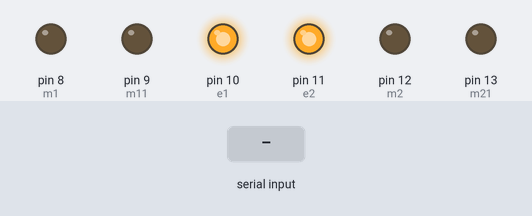
A sketch run on a simulated Arduino Uno, built with avr-gcc and run on an emulated ATmega328P. Parts: output pins drawn as LEDs (lit = HIGH). Inputs (shaded band) come from the test bench. What the sketch prints to the serial monitor is not drawn.

Above: at 1.2 s.
1.3 s: "l" received over Serial
At 2.1 s:
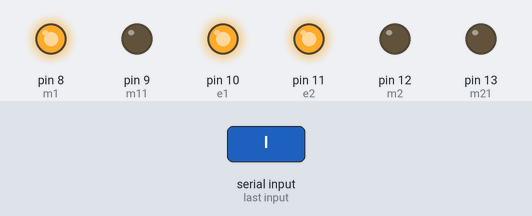
2.8 s: "r" received over Serial
At 3.3 s:
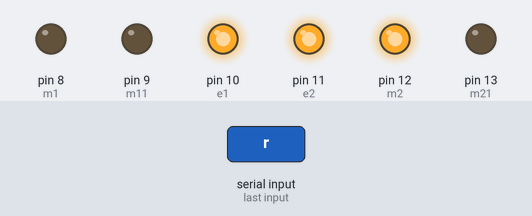
4.3 s: "u" received over Serial
At 5.5 s:
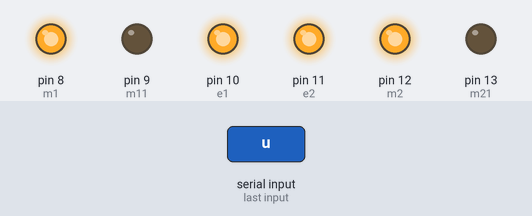
5.8 s: "d" received over Serial
At 6.7 s:
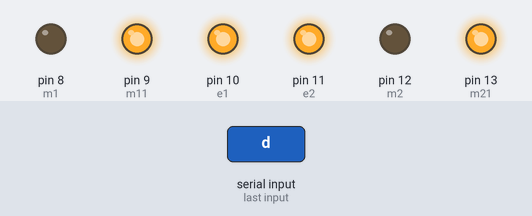
7.3 s: "s" received over Serial
At 7.9 s:
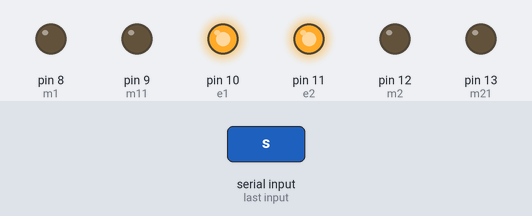
Timing chart, 0 to 9.8 s (numbered marks = the images above; inputs shaded):
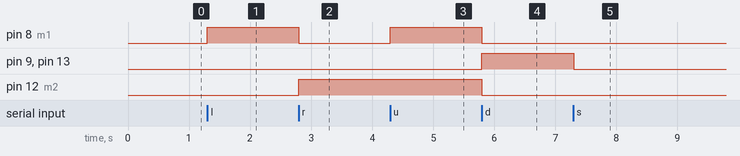

Measured:
- after the input at 1.3 s, pin 8 (m1): LOW → HIGH at once
- after the input at 2.8 s, pin 8 (m1): HIGH → LOW at once; pin 12 (m2): LOW → HIGH at once
- after the input at 4.3 s, pin 8 (m1): LOW → HIGH at once
- after the input at 5.8 s, pin 8 (m1), pin 12 (m2): HIGH → LOW at once; pin 9 (m11), pin 13 (m21): LOW → HIGH at once
- after the input at 7.3 s, pin 9 (m11), pin 13 (m21): HIGH → LOW at once

The sketch:

onebyone.ino
```cpp
int e1=10,e2=11,m1=8,m11=9,m2=12,m21=13;

int i=0,len=0;char array;
int x=0;
void setup() {
  // put your setup code here, to run once:
Serial.begin(9600);

pinMode(e1,OUTPUT);
pinMode(e2,OUTPUT);
pinMode(m1,OUTPUT);
pinMode(m11,OUTPUT);
pinMode(m2,OUTPUT);
pinMode(m21,OUTPUT);
digitalWrite(m1,LOW);
digitalWrite(m11,LOW);
digitalWrite(m2,LOW);
digitalWrite(m21,LOW);
digitalWrite(e1,HIGH);
digitalWrite(e2,HIGH);
Serial.write('1');
}

void loop() {
//if(i==0){
if(Serial.available()>0){
    array=Serial.read();
    //Serial.println(array[i]);
 if(array=='l'){
digitalWrite(m1,HIGH);
digitalWrite(m11,LOW);
digitalWrite(m2,LOW);
digitalWrite(m21,LOW);
delay(1000);
Serial.write('0');
 }
if(array=='r'){
   digitalWrite(m1,LOW);
digitalWrite(m11,LOW);
digitalWrite(m2,HIGH);
digitalWrite(m21,LOW);
delay(1000);
Serial.write('0');
 }
if(array=='u'){
   digitalWrite(m1,HIGH);
digitalWrite(m11,LOW);
digitalWrite(m2,HIGH);
digitalWrite(m21,LOW);
delay(1000);
Serial.write('0');
 }
if(array=='d'){
digitalWrite(m1,LOW);
digitalWrite(m11,HIGH);
digitalWrite(m2,LOW);
digitalWrite(m21,HIGH);
 delay(1000);
Serial.write('0');
 }
if(array=='s'){
digitalWrite(m1,LOW);
digitalWrite(m11,LOW);
digitalWrite(m2,LOW);
digitalWrite(m21,LOW);
 delay(1000);
Serial.write('0');
 }

//i=1;}
 }
 }
```
